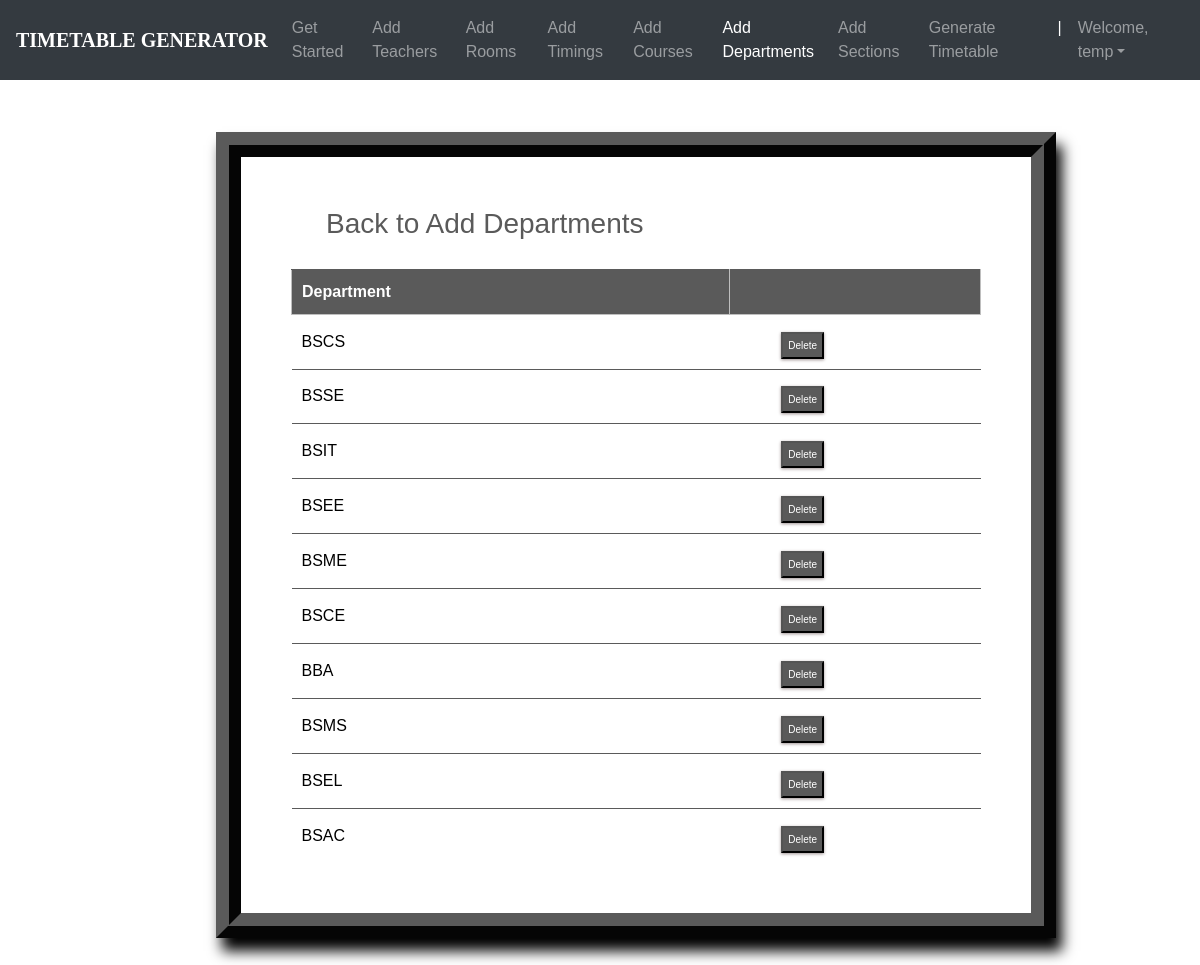
Screenshot of /departments_list/ (signed in) with the database file from the repository.
### ttgen/models.py (models this page shows, shortened)
class Department(models.Model):
    dept_name = models.CharField(max_length=50)
    courses = models.ManyToManyField(Course)

### ttgen/views.py (the view)
# urls.py: path('departments_list/', views.department_list, name='editdepartment'),
@login_required
def department_list(request):
    context = {
        'departments': Department.objects.all()
    }
    return render(request, 'deptlist.html', context)

### templates/deptlist.html (shortened to what this page needs)
<!DOCTYPE html>
<html lang="en">
<head>
	<link rel="stylesheet" href="https://maxcdn.bootstrapcdn.com/bootstrap/4.0.0/css/bootstrap.min.css">
    <link rel="stylesheet" type="text/css" href="static/css/index.css">
</head>
<body>
        <header>
			<nav class="navbar navbar-expand-md navbar-dark fixed-top bg-dark">
                <a class="navbar-brand" href="#"><b>TIMETABLE GENERATOR</b></a>
                <div class="collapse navbar-collapse" id="navbarCollapse">
                    <ul class="navbar-nav ml-auto">
                    <li class="nav-item">
                        <a class="nav-link" href="{% url 'admindash' %}">Get Started</a>
                    </li>
                    <li class="nav-item">
                        <a class="nav-link" href="{% url 'addInstructors' %}">Add Teachers</a>
                    </li>
                    <li class="nav-item">
                        <a class="nav-link" href="{% url 'addRooms' %}">Add Rooms</a>
                    </li>
                    <li class="nav-item">
		                <a class="nav-link" href="{% url 'addTimings' %}">Add Timings</a>
		            </li>
                    <li class="nav-item">
                        <a class="nav-link" href="{% url 'addCourses' %}">Add Courses</a>
                    </li>
                    <li class="nav-item active">
			            <a class="nav-link" href="{% url 'addDepts' %}">Add Departments</a>
		            </li>
                    <li class="nav-item">
			            <a class="nav-link" href="{% url 'addSections' %}">Add Sections</a>
		            </li>
                    <li class="nav-item">
			            <a class="nav-link" href="{% url 'generate' %}">Generate Timetable</a>
		            </li>
                    <li class="nav-item active">
			            <a class="nav-link">|</a>
		            </li>
                    <li class="nav-item dropdown">
		                <a class="nav-link dropdown-toggle" href="#" id="dropdown03" data-toggle="dropdown" aria-haspopup="true" aria-expanded="false">Welcome, {{ user.first_name }}</a>
		            </li>
                    </ul>
                </div>
            </nav>
        </header>
        {% block content %}
        {% load static %}
        <br><br>
<fieldset class="fieldset">
    <a href="{% url 'addDepts'%}"><h1 class="tablink" onclick="openPage('new')" id="defaultOpen">Back to Add Departments</h1></a>
    <div class="tabcontent" id="edit">
        <table class="table1">
            <thead>
            <tr class="table-headers">
            <th>Department</th>
            <th  class="empty"></th>
            </tr>
            </thead>
            <tbody>
            {% for dept in departments %}
            <tr>
             <td>{{dept.dept_name}}</td>
             <td class="empty">
                <form action="{% url 'deletedepartment' dept.id %}" method="post">
                        <input type="submit" value="Delete" class="cross">
                </form>
             </td>
             </tr>
            {% endfor %}
            </tbody>
        </table>
    </div>
</fieldset>
{% endblock %}

### static/css/index.css (style rules this page uses)
body { padding-top: 3rem; padding-bottom: 3rem; color: #000000; font-family: 'Poppins', sans-serif; overflow: auto; }
nav { font-family: sans-serif; }
.navbar-brand { font-size: 20px; font-family: Georgia, 'Times New Roman', Times, serif; }

### templates/deptlist.html (style rules this page uses)
nav { font-family: sans-serif; }
.navbar-brand { font-size: 20px; font-family: Georgia, 'Times New Roman', Times, serif; }
* { margin: 0; padding: 0; box-sizing: border-box; }
html { scroll-behavior: smooth; }
a { text-decoration:none; }
form { margin-top: 3%; margin-left: 18%; margin-right: 12%; }
fieldset h1 { color: #5a5a5a; padding-bottom: 20px; margin-left: 35px; display: inline-block; cursor: pointer; font-size: 28px; }
fieldset input { padding:8px; color: #938c8c }
.table2 td, th { border: 1px solid rgb(190,190,190); padding: 10px 20px; }
.table1 { width: 100%; border-collapse: collapse; text-align: left; overflow: hidden; }
.table1 td, th { border-top: 1px solid #5a5a5a; padding: 10px; }
.table1 th { background-color: #5a5a5a; color: #fff; }
.cross { font-size:10px; box-shadow: 0px 1px 3px 0px #9e9292; padding: 4px 5px; color: #fff; background-color: #5a5a5a; cursor: pointer; }
.fieldset { margin-top: 3%; margin-left: 18%; margin-right: 12%; padding: 50px; border-width: 25px; border-style: ridge; border-color: #5a5a5a; box-shadow: 6px 13px 13px 0px black; background-color: #fff; }

### rows the page displays
Department: dept_name "BSCS"
Department: dept_name "BSSE"
Department: dept_name "BSIT"
Department: dept_name "BSEE"
Department: dept_name "BSME"
Department: dept_name "BSCE"
Department: dept_name "BBA"
Department: dept_name "BSMS"
Department: dept_name "BSEL"
Department: dept_name "BSAC"

### other values shown
{{ user.first_name }} "temp"
